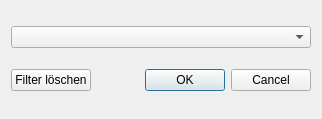
<?xml version="1.0" encoding="UTF-8"?>
<ui version="4.0">
 <class>Filter</class>
 <widget class="QDialog" name="Filter">
  <property name="geometry">
   <rect>
    <x>0</x>
    <y>0</y>
    <width>322</width>
    <height>119</height>
   </rect>
  </property>
  <property name="windowTitle">
   <string>Dialog</string>
  </property>
  <layout class="QVBoxLayout" name="verticalLayout_2">
   <item>
    <layout class="QHBoxLayout" name="horizontalLayout">
     <item>
      <widget class="QComboBox" name="comboBox"/>
     </item>
    </layout>
   </item>
   <item>
    <layout class="QHBoxLayout" name="horizontalLayout_2">
     <item>
      <widget class="QPushButton" name="pushButton">
       <property name="text">
        <string>Filter löschen</string>
       </property>
      </widget>
     </item>
     <item>
      <widget class="QDialogButtonBox" name="buttonBox">
       <property name="orientation">
        <enum>Qt::Horizontal</enum>
       </property>
       <property name="standardButtons">
        <set>QDialogButtonBox::Cancel|QDialogButtonBox::Ok</set>
       </property>
      </widget>
     </item>
    </layout>
   </item>
  </layout>
 </widget>
 <resources/>
 <connections>
  <connection>
   <sender>buttonBox</sender>
   <signal>accepted()</signal>
   <receiver>Filter</receiver>
   <slot>accept()</slot>
   <hints>
    <hint type="sourcelabel">
     <x>248</x>
     <y>254</y>
    </hint>
    <hint type="destinationlabel">
     <x>157</x>
     <y>274</y>
    </hint>
   </hints>
  </connection>
  <connection>
   <sender>buttonBox</sender>
   <signal>rejected()</signal>
   <receiver>Filter</receiver>
   <slot>reject()</slot>
   <hints>
    <hint type="sourcelabel">
     <x>316</x>
     <y>260</y>
    </hint>
    <hint type="destinationlabel">
     <x>286</x>
     <y>274</y>
    </hint>
   </hints>
  </connection>
 </connections>
</ui>
